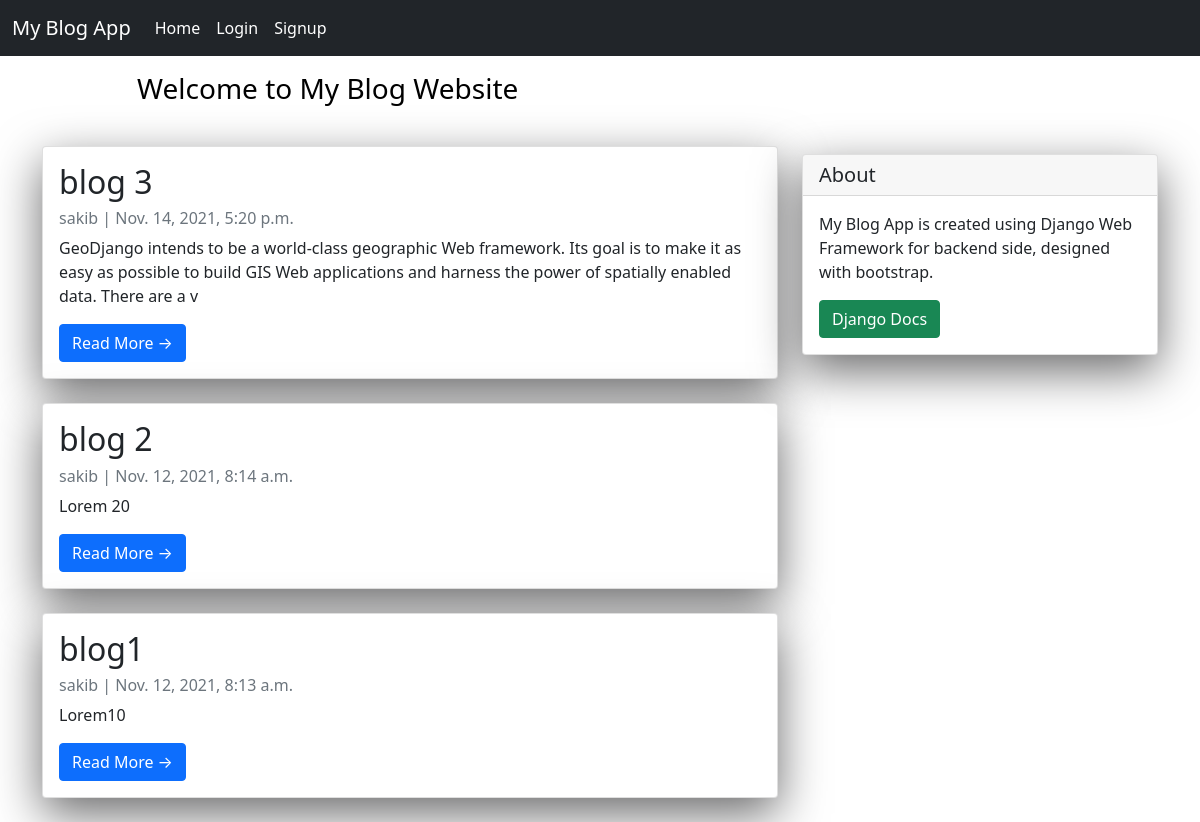
The app's page /, older data.
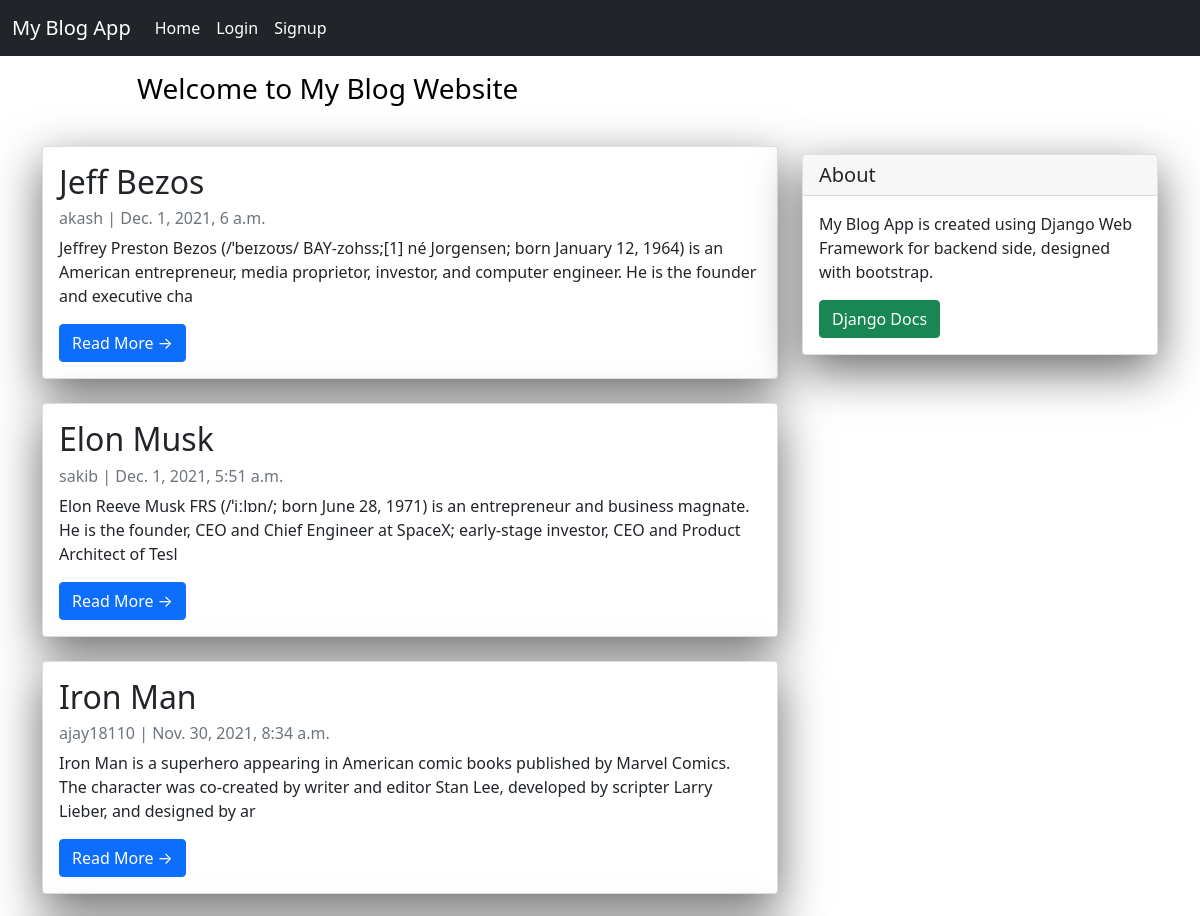
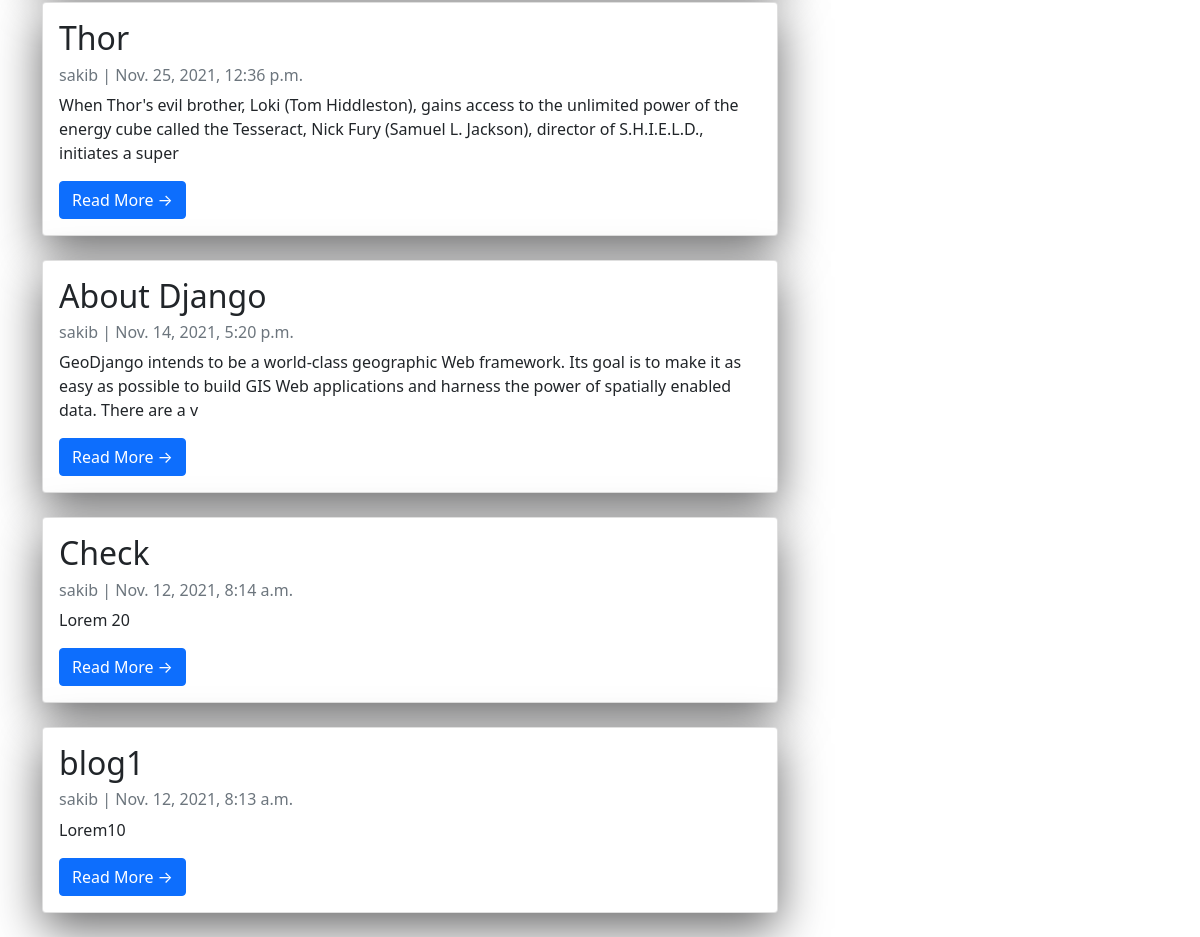
The same page, newer data (2 pictures, top to bottom).
### blogapp/models.py (models this page shows)
class Post(models.Model):
    title=models.CharField(max_length=200,unique=True)
    slug=models.SlugField(max_length=200,unique=True)
    author=models.ForeignKey(User,on_delete=models.CASCADE,related_name='blog_Post')
    created_on=models.DateTimeField(auto_now_add=True)
    updated_on=models.DateTimeField(auto_now=True)
    content=models.TextField()
    status=models.IntegerField(choices=STATUS,default=0)
    class Meta:
        ordering=['-created_on']

### blogapp/views.py (the view)
# urls.py: path('', views.PostList.as_view(), name='home'),
class PostList(generic.ListView):
    queryset = Post.objects.filter(status=1).order_by('-created_on')
    template_name = 'index.html'

### blogapp/templates/index.html (shortened to what this page needs)
{% extends "base.html"%}
{% block content %}
<header class="masthead">
  <div class="container">
    <div class="row">
      <div class="col-md-8 col-md-10 mx-auto">
        <div class="site-heading">
          <h3 class="site-heading my-4 mt-3 text-black">Welcome to My Blog Website</h3>
        </div>
      </div>
    </div>
  </div>
</header>
<div class="container">
  <div class="row">
    <div class="col-md-8 mt-3 left">
      {%for post in post_list%}
      <div class="card mb-4">
        <div class="card-body">
          <h2 class="card-title">{{post.title}}</h2>
          <p class="card-text text-muted h6">{{ post.author}} | {{ post.created_on}}</p>
          <p class="card-text">{{post.content|slice:"0:200"}}</p>
          <a href="{% url 'post_detail' post.slug%}" class="btn btn-primary">Read More &rarr;</a>
        </div>
      </div>
      {% endfor %}
    </div>
    {%block sidebar %} {% include 'sidebar.html' %} {% endblock sidebar %}
  </div>
</div>
{% endblock %}

### blogapp/templates/base.html (shortened to what this page needs)
<!doctype html>
<html lang="en">
  <head>
    <link href="https://cdn.jsdelivr.net/npm/bootstrap@5.1.3/dist/css/bootstrap.min.css" rel="stylesheet">
  </head>
  <body>
    <nav class="navbar navbar-expand-lg navbar-dark bg-dark">
        <div class="container-fluid">
          <a class="navbar-brand" href="http://127.0.0.1:8000/">My Blog App</a>
          <div class="collapse navbar-collapse" id="navbarSupportedContent">
            <ul class="navbar-nav me-auto mb-2 mb-lg-0">
              <li class="nav-item">
                <a class="nav-link active" aria-current="page" href="http://127.0.0.1:8000/">Home</a>
              </li>
              <li>
                <a class="nav-link active" aria-current="page" href="http://127.0.0.1:8000/login/">Login</a>
              </li>
              <li>
                <a class="nav-link active" aria-current="page" href="http://127.0.0.1:8000/register/">Signup</a>
              </li>
          </div>
        </div>
      </nav>
      {% block content %}{% endblock content %}
  </body>
</html>

### blogapp/templates/sidebar.html (shortened to what this page needs)
{% block sidebar %}
<div class="col-md-4 float-right ">
    <div class="card my-4">
        <h5 class="card-header">About</h5>
        <div class="card-body">
            <p class="card-text">My Blog App is created using Django Web Framework
                for backend side, designed with bootstrap.
            </p>
            <a href="https://docs.djangoproject.com/en/3.2/" class="btn btn-success">Django Docs</a>
        </div>
    </div>
</div>
{% endblock sidebar %}

### blogapp/templates/sidebar.html (style rules this page uses)
.card { box-shadow: 0 16px 48px #6a6a6b; }

Row changes from the older to the newer data that the page shows:
added Post: title "Jeff Bezos", author "akash", created_on "Dec. 1, 2021, 6 a.m.", content "Jeffrey Preston Bezos (/ˈbeɪzoʊs/ BAY-zohss;[1] né Jorgensen; born January 12, 1964) is an American entrepreneur, media proprietor, investor, and computer engineer. He is the founder and executive cha"
added Post: title "Elon Musk", author "sakib", created_on "Dec. 1, 2021, 5:51 a.m.", content "Elon Reeve Musk FRS (/ˈiːlɒn/; born June 28, 1971) is an entrepreneur and business magnate. He is the founder, CEO and Chief Engineer at SpaceX; early-stage investor, CEO and Product Architect of Tesl"
added Post: title "Iron Man", author "ajay18110", created_on "Nov. 30, 2021, 8:34 a.m.", content "Iron Man is a superhero appearing in American comic books published by Marvel Comics. The character was co-created by writer and editor Stan Lee, developed by scripter Larry Lieber, and designed by ar"
added Post: title "Thor", author "sakib", created_on "Nov. 25, 2021, 12:36 p.m.", content "When Thor's evil brother, Loki (Tom Hiddleston), gains access to the unlimited power of the energy cube called the Tesseract, Nick Fury (Samuel L. Jackson), director of S.H.I.E.L.D., initiates a super"
changed Post: title "blog 3" → "About Django"
changed Post "Lorem 20": title "blog 2" → "Check"
